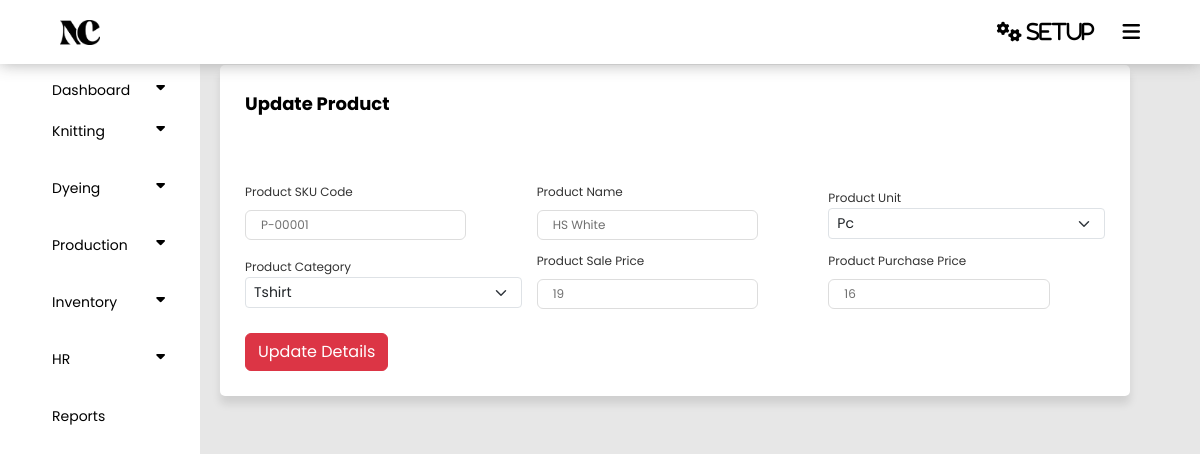
/panel/Product_update.php?Id=266, run on an earlier commit of the app's database.
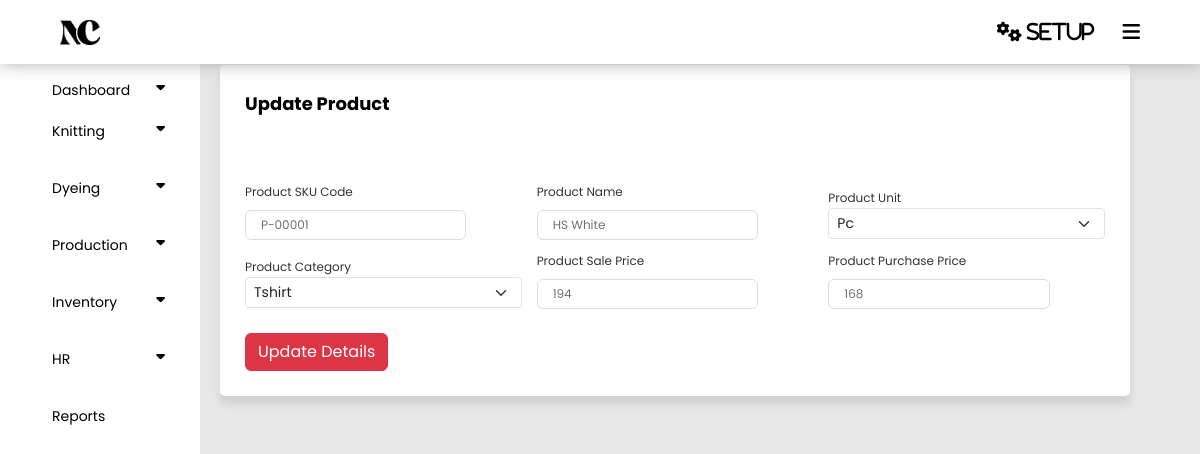
And on a later commit of the database.
### tables this page shows
CREATE TABLE `products` (
  `Id` int(255) NOT NULL,
  `Code` varchar(255) NOT NULL,
  `Name` varchar(255) NOT NULL,
  `Measurement` varchar(255) NOT NULL,
  `Category` varchar(255) NOT NULL,
  `Sales_Price` int(11) NOT NULL,
  `Purchase_Price` int(255) NOT NULL,
  `Status` tinyint(255) NOT NULL DEFAULT 1
);

### panel/Product_update.php (the view, shortened to what this page needs)
<?php
require('config.php');
require('index.php');
$Product_id = $_GET['Id'];
$query = "select * from `Products` where Id = '{$Product_id}'";
$retl = mysqli_query($connect , $query);
if (mysqli_num_rows($retl) > 0 ) {
     while($row = mysqli_fetch_assoc($retl)) {
?>
<!DOCTYPE html>
<html lang="en">
<head>
    <link href="https://cdn.jsdelivr.net/npm/bootstrap@5.3.3/dist/css/bootstrap.min.css" rel="stylesheet">
    <link rel="stylesheet" type="text/css" href="style.css">
</head>
<body>
    <section class="container">
        <header>Update Product</header>
        <form action="product_updatadata.php" class="form" method="POST">
            <div class="form-group row">
                <div class="col-md-0">
  </div>
            <div class="column">
                <div class="input-box">
                    <label>Product SKU Code</label>
                    <input readonly name="code" value="<?php echo $row['Code'] ?>" required />
                </div>
                <div class="input-box">
                    <label>Product Name</label>
                    <input type="text" name="Name" value="<?php echo $row['Name']?>" required/>
                </div>
                <div class="input-box mt-3">
                    <label for="text">Product Unit</label>
                    <select class="form-select form-select-sm" value="<?php echo $row['Measurement']?>" name ="Measure">
                    <option value="Pc">Pc</option>
                </select>
                </div>
            </div>
            <br>
            <div class="column">
                <div class="input-box mt-3">
                    <label for="text">Product Category</label>
                    <select class="form-select form-select-sm"  name ="Category" value="<?php echo $row['Category']?>">
                    <option value="Tshirt">Tshirt</option>
                </select>
                </div>
                <div class="input-box">
                    <label>Product Sale Price</label>
                    <input type="number" name="Sprice" required value="<?php echo $row['Sales_Price']?>"/>
                </div>
                <div class="input-box">
                    <label>Product Purchase Price</label>
                    <input type="number" name="Pprice" required value="<?php echo $row['Purchase_Price']?>" />
                </div>
            </div>
            </div>
                <input type="submit" name="submit" value="Update Details" class="mt-4 btn btn-danger ">
            </form>
            <?php
     }
    }
    ?>
    </section>
</body>
</html>

What changed in the data, as far as the page shows it:
changed products "HS White": Sprice "19" → "194"; Pprice "16" → "168"
